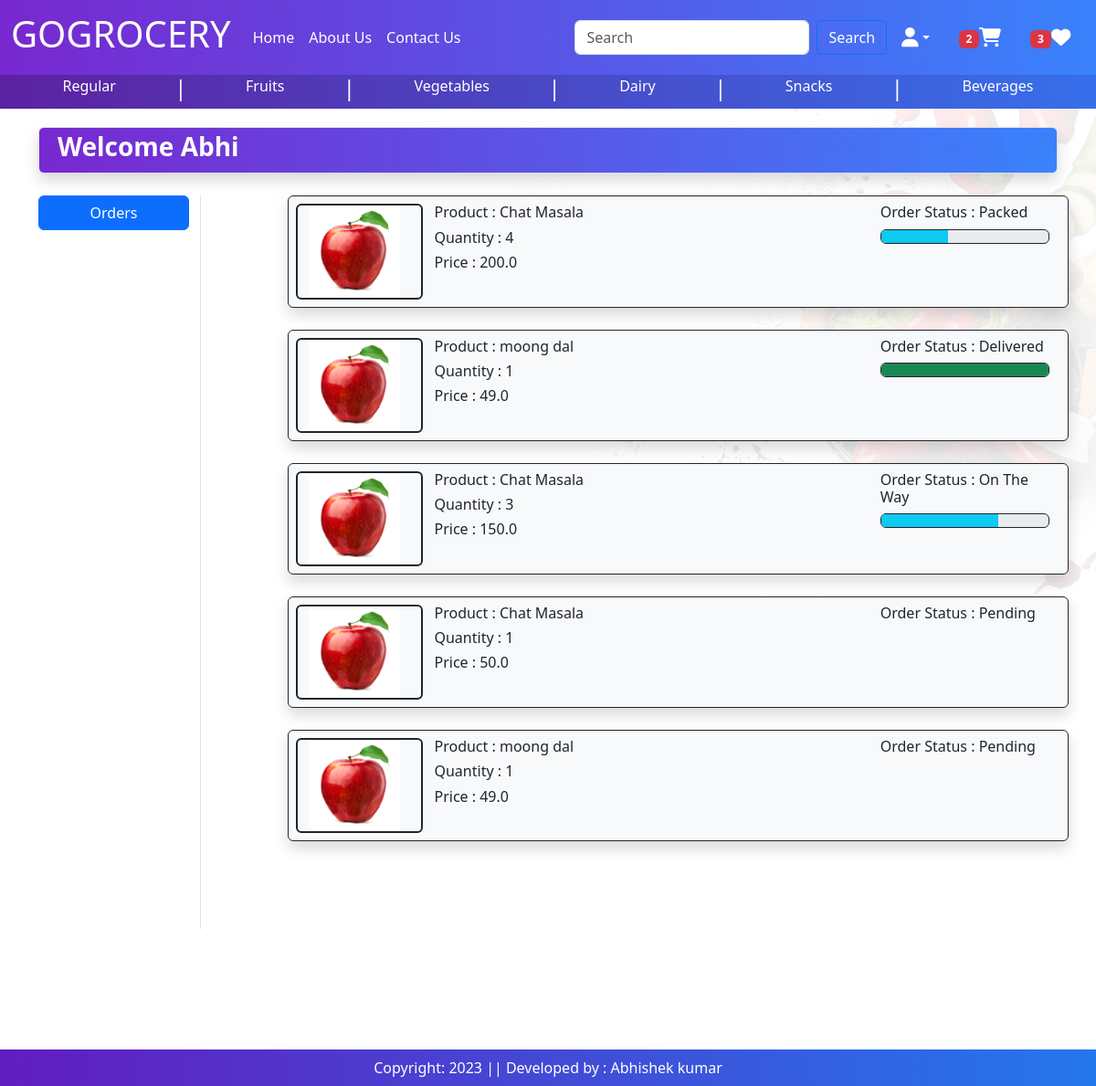
The page /orders/ (signed in) on the database as committed earlier.
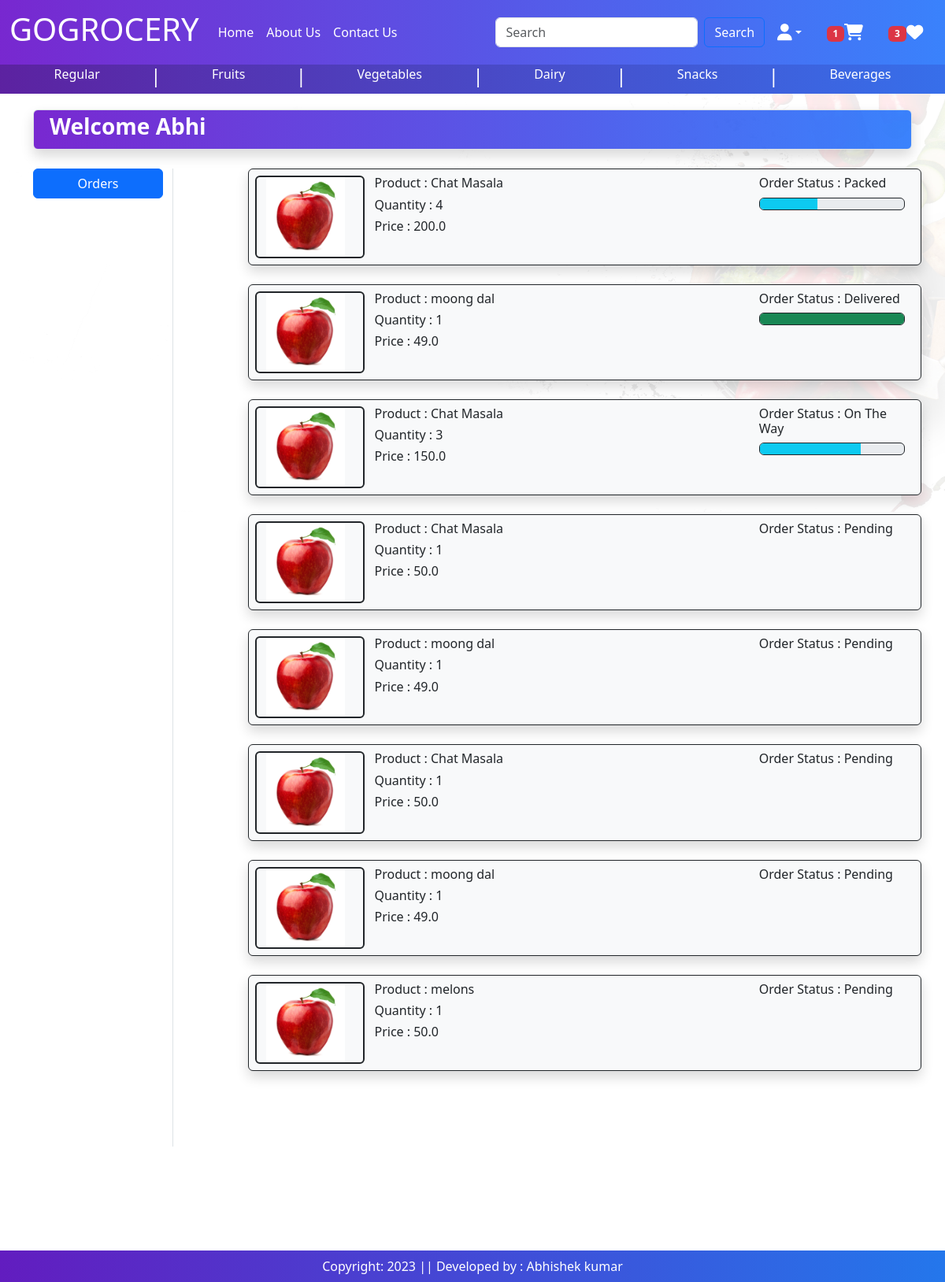
The same page on the database as committed later.
### baseapp/models.py (models this page shows, shortened)
class OrderPlaced(models.Model):
    user = models.ForeignKey(User,on_delete=models.CASCADE)
    customer = models.ForeignKey(Customer,on_delete=models.CASCADE)
    product = models.ForeignKey(Product,on_delete=models.CASCADE)
    quantity = models.PositiveIntegerField(default=1)
    ordered_date = models.DateTimeField(auto_now_add=True)
    status = models.CharField(max_length=50,choices=STATUS_CHOICES, default='Pending')
    payment = models.ForeignKey(Payment, on_delete=models.CASCADE,default="")
    @property
    def total_cost(self):
        return self.quantity * self.product.discounted_price

class Product(models.Model):
    title = models.CharField(max_length=100)
    sub_category = models.ForeignKey(SubCategory,on_delete=models.CASCADE,null=True,blank=True)
    main_category = models.ForeignKey(Category,on_delete=models.CASCADE,null=True,blank=True,default='')
    selling_price = models.FloatField(blank=True)
    discounted_price = models.FloatField(blank=True)
    description = models.TextField(blank=True)
    pack_size = models.TextField(blank=True)
    brands = models.TextField(choices=BRANDS, max_length=100,blank=True)
    product_image = models.ImageField(upload_to='product',blank=True)

### baseapp/views.py (the view)
# urls.py: path('orders/',views.orders, name='orders'),
def orders(request):
    totalitem = 0
    wishitem = 0
    if request.user.is_authenticated:
        totalitem = len(Cart.objects.filter(user=request.user))
        wishitem = len(Wishlist.objects.filter(user=request.user))
    order_placed = OrderPlaced.objects.filter(user=request.user)
    return render(request, 'baseapp/orders.html',locals())

### baseapp/templates/baseapp/orders.html (shortened to what this page needs)
{% extends 'baseapp/base.html' %}
{% load static %}
{% block main-content %}
<div class="container my-1">
    <div class=" border p-1 gradient1-custom rounded shadow " >
        <h3 class="text-white fw-bold ms-3 ">Welcome <span class="text-capitalize">{{request.user.username}}</span></h3>
    </div>
    <br>
    <div class="row">
        <div class="col-sm-2  border-end">
            <ul class="list-unstyled">
                <li class="d-grid"><a href="{% url 'orders' %}" class="btn btn-primary">Orders</a></li>
            </ul>
        </div>
        <div class="col-sm-9 offset-sm-1">
            {% for op in order_placed %}
                <div class="row shadow p-2 bg-light border border-dark rounded">
                    <div class="col-sm-2 border border-2 border-dark rounded">
                        <img src="{% static 'app/images/product/apple.jpg' %}" class="img-fluid" height="100" width="100"/>
                    </div>
                    <div class="col-sm-7">
                        <h6 >Product : {{op.product.title}}</h6>
                        <h6 >Quantity : {{op.quantity}}</h6>
                        <h6 >Price : {{op.total_cost}}</h6>
                    </div>
                    <div class="col-sm-3">
                        <h6> Order Status : {{op.status}}</h6>
                        {% if op.status == 'Packed' %}
                            <div class="progress border border-dark">
                                <div class="progress-bar bg-info" role="progressbar" style="width: 40%" aria-valuenow="40" aria-valuemin="0" aria-valuemax="100"></div>
                            </div>
                        {% endif%}
                        {% if op.status == 'On The Way' %}
                            <div class="progress border border-dark">
                                <div class="progress-bar bg-info" role="progressbar" style="width: 70%" aria-valuenow="70" aria-valuemin="0" aria-valuemax="100"></div>
                            </div>
                        {% endif%}
                        {% if op.status == 'Delivered' %}
                            <div class="progress border border-dark">
                                <div class="progress-bar bg-success" role="progressbar" style="width: 100%" aria-valuenow="100" aria-valuemin="0" aria-valuemax="100"></div>
                            </div>
                        {% endif%}
                    </div>
                </div>
                <br>
            {% endfor %}
            <br><br><br>
        </div>
    </div>
</div>
{% endblock main-content %}

### baseapp/templates/baseapp/base.html (shortened to what this page needs)
<!DOCTYPE html>
{% load static %}
<html lang="en">
<head>
    <link href="https://cdn.jsdelivr.net/npm/bootstrap@5.3.0-alpha3/dist/css/bootstrap.min.css"
    rel="stylesheet"
>
    <link rel="stylesheet" href="{% static 'app/css/owl.carousel.min.css'%}" />
    <link rel="stylesheet" href="{% static 'app/css/all.min.css'%}" />
    <link rel="stylesheet" href="{% static 'app/css/style.css'%}" />
    <link rel="stylesheet" href="{% static 'app/css/index.css'%}" />
    <link rel="stylesheet" href="{% static 'app/css/index.css'%}" />
</head>
<body id="bg" style="background-image: url('{% static "app/images/bgfix8.jpg"%}');">
    <nav class="navbar navbar-expand-lg  navbar-dark bg-light gradient1-custom">
        <div class="container-fluid ">
            <a class="navbar-brand" href="#">
                <h1>GOGROCERY</h1>
            </a>
            <div class="collapse navbar-collapse" id="navbarSupportedContent">
                <ul class="navbar-nav me-auto mb-2 mb-lg-0">
                    <li class="nav-item">
                        <a class="nav-link active" aria-current="page" href="/">Home</a>
                    </li>
                    <li class="nav-item">
                        <a class="nav-link text-white" href="{% url 'about' %}">About Us</a>
                    </li>
                    <li class="nav-item">
                        <a class="nav-link text-white" href="{% url 'contact' %}">Contact Us</a>
                    </li>
                </ul>
                <form class="d-flex" role="search" action="/search">
                    <input class="form-control me-2" type="search" placeholder="Search" name="search" aria-label="Search">
                    <button class="btn btn-outline-primary text-white" type="submit">Search</button>
                </form>
                {% if request.user.is_authenticated %}
            <ul class="navbar-nav  mb-2 mb-lg-0">
                <li class="nav-item dropdown mx-2">
                    <a class="nav-link dropdown-toggle text-white"
                    id="profileDropdown" role="button" data-bs-toggle="dropdown"
                    aria-expanded="false"><i class="fa fa-user fa-lg" aria-hidden="true"></i></a>
                </li>
                <li class="nav-item mx-2">
                    <a href="{% url 'showcart' %}" class="nav-link text-white"><span class="badge bg-danger">{% if totalitem > 0%} {{totalitem}} {% endif %}</span><i class="fa fa-shopping-cart fa-lg" aria-hidden="true"></i></a>
                </li>
                <li class="nav-item mx-2">
                    <a href="{% url 'wishlist' %}" class="nav-link text-white"><span class="badge bg-danger">{% if wishitem > 0%} {{wishitem}} {% endif %}</span><i class="fas fa-heart fa-lg"></i></a>
                </li>
            </ul>
                {% endif %}
            </div>
        </div>
    </nav>
    <div class="container-fluid">
        <div class="row">
            <ul class="list-inline bg-danger d-flex justify-content-evenly gradient2-custom">
                <li class="list-inline-item"><a class="nav-link  text-white " href="{% url 'category' 1 %}" tabindex="-1" aria-disabled="true">Regular</a></li>
                <p class="text-white list-inline-item h4">|</p>
                <li class="list-inline-item"><a class="nav-link text-white " href="{% url 'category' 2 %}" tabindex="-1" aria-disabled="true">Fruits</a></li>
                <p class="text-white list-inline-item h4">|</p>
                <li class="list-inline-item"><a class="nav-link text-white " href="{% url 'category' 3 %}" tabindex="-1" aria-disabled="true">Vegetables</a></li>
                <p class="text-white list-inline-item h4">|</p>
                <li class="list-inline-item"><a class="nav-link text-white " href="{% url 'category' 4 %}" tabindex="-1" aria-disabled="true">Dairy</a></li>
                <p class="text-white list-inline-item h4">|</p>
                <li class="list-inline-item"><a class="nav-link text-white " href="{% url 'category' 5 %}" tabindex="-1" aria-disabled="true">Snacks</a></li>
                <p class="text-white list-inline-item h4">|</p>
                <li class="list-inline-item"><a class="nav-link text-white " href="{% url 'category' 6 %}" tabindex="-1" aria-disabled="true">Beverages</a></li>
            </ul>
        </div>
    </div>
    {% block main-content %}{% endblock main-content %}
    <br>
    <br>
    <br>
    <br>
    <br>
    <br>
    <br>
    <footer class="container-fluid fixed-bottom bg-success text-white text-center p-2 mt-5 gradient1-custom" >
        Copyright: 2023 || Developed by : Abhishek kumar
    </footer>
</body>
</html>

### baseapp/templates/baseapp/base.html (style rules this page uses)
#bg { background-size: 1400px 650px; background-repeat: no-repeat; background-position: top; background-attachment: fixed; }
.gradient1-custom { background:linear-gradient(to right, rgba(106, 17, 203, 0.9), rgba(37, 117, 252, 0.9)); }
.gradient2-custom { background:linear-gradient(to right, rgba(40, 26, 198, 0.71), rgba(37, 117, 252, 0.9)); }

Rows that differ between the two databases and show on the page:
added OrderPlaced: product "Chat Masala", quantity "1", total_cost "50.0", status "Pending"
added OrderPlaced: product "moong dal", quantity "1", total_cost "49.0", status "Pending"
added OrderPlaced: product "melons", quantity "1", total_cost "50.0", status "Pending"
Other text that changed with them:
{{ totalitem }}: "2" → "1"
